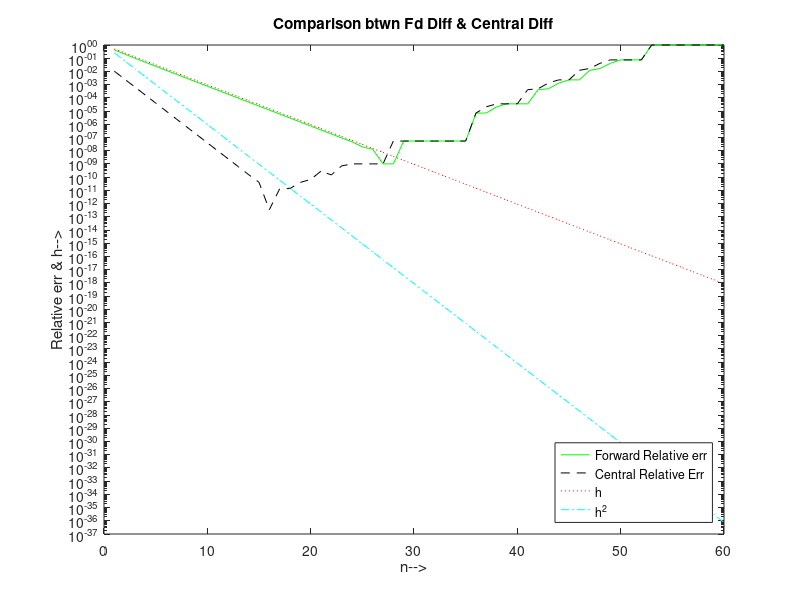

Here is the MATLAB script that generated this plot:
%3(c) Write a Matlab program that calculates the approximate derivative of
%              e^ix ? e^?ix
%     f(x) =   -------------
%                   2i
% 
%     at the position x = 1.0 for h = 2^?n with n = 1, 2, . . . , 60 using the forward and central
%     finite difference schemes (i is the imaginary unit). Plot (on a logarithmic y-scale using the
%     \semilogy" command) the relative errors of both methods compared to the exact result
%     as a function of n. Add plots of h and h2 as the function of n to the same figure (so four
%     curves in one figure in total). Add axis labels, title, and legends on the figure. (4P)
for i=1:60
    StepSize(i) = 2^(-i);           %h
    StepSize2(i) = 2^(-2*i);       %h^2

    forwdDiff(i) = (sin(1.0+StepSize(i))-sin(1.0))/2^(-i); 

    centDiff(i) = (sin(1.0+(StepSize(i)/2))-sin(1.0-(StepSize(i)/2)))/StepSize(i); 

    exactderiv(i) = cos(1.0);   

    rel_err_Forw(i) = abs((forwdDiff(i)-exactderiv(i))/exactderiv(i));

    rel_err_Cent(i) = abs((centDiff(i)-exactderiv(i))/exactderiv(i));			

end
n=1:60;
semilogy(n, rel_err_Forw, 'g' ,n, rel_err_Cent,'k--', n, StepSize, 'r:', n, StepSize2, 'c-.');
title('Comparison btwn Fd Diff & Central Diff');
xlabel('n-->')
ylabel('Relative err & h-->');
legend('Forward Relative err', 'Central Relative Err', 'h', 'h^2', 'location', 'southeast');
